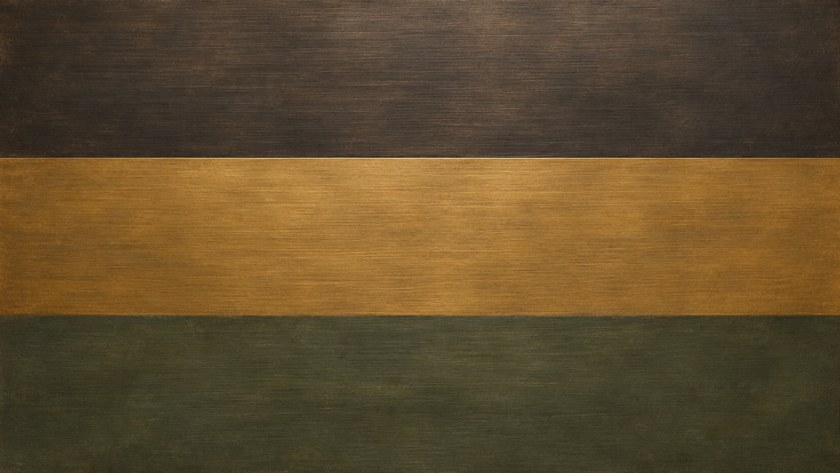
#> input picture assets/qt_art/source/instrument_metals.jpg, 840 x 473 px
$ python build_qt_art_assets.py
#> lines starting #> are read from the running program, lines starting #| are printed output that depends on the picture
"""Bake static QML controls from the generated instrument-metal swatches."""
from pathlib import Path
from PIL import Image, ImageDraw, ImageEnhance, ImageOps

ROOT = Path(__file__).resolve().parents[1]
SRC = ROOT / "assets/qt_art/source"
OUT = ROOT / "qt_experiment/art"
OUT.mkdir(exist_ok=True)
sheet = Image.open(SRC / "instrument_metals.jpg").convert("RGB")
#> sheet is the input picture: PIL image 840x473 RGB; mean R, G, B 96.1, 76.3, 45.6
STATES = {"": 1, "_hover": 1.12, "_pressed": .82, "_focused": 1.08, "_disabled": .68}


def face(band, size, low, high):
#> called with band = 0, size = (144, 36), low = '#232521', high = '#4d4b40'
    w, h = sheet.size
#> w = 840; h = 473
    crop = sheet.crop((w // 10, (band + .10) * h / 3, w * .90, (band + .90) * h / 3))
    grain = ImageOps.autocontrast(ImageOps.grayscale(crop.resize(size)), cutoff=2)
    return ImageOps.colorize(grain, low, high)


def plate(name, band, low, high, edge):
    size = (144, 36)
    base = face(band, size, low, high)
    mask = Image.new("L", size)
#> mask: PIL image 144x36 L; every value is 0
    ImageDraw.Draw(mask).rounded_rectangle((0, 0, 143, 35), 5, fill=255)
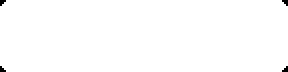
#> mask: PIL image 144x36 L (shown 2 times larger); 99.5% white; 4 black regions (4 under 20 px)
    for suffix, brightness in STATES.items():
        im = base.copy()
        draw = ImageDraw.Draw(im)
        draw.rounded_rectangle((0, 0, 143, 35), 5, outline="#131512")
        draw.rounded_rectangle((1, 1, 142, 34), 4, outline=edge)
        draw.line((6, 2, 137, 2), fill=high)
        draw.line((5, 33, 138, 33), fill=low)
        im = ImageEnhance.Brightness(im).enhance(brightness)
        if suffix == "_disabled":
            im = ImageEnhance.Color(im).enhance(.25)
        im.putalpha(mask)
        im.save(OUT / f"{name}{suffix}.png", optimize=True)


plate("metal_button", 0, "#232521", "#4d4b40", "#746c59")
plate("amber_button", 1, "#614322", "#a77d40", "#bd995f")
face(2, (96, 28), "#1c291f", "#3d513a").save(OUT / "switch_face.png")
#> call 3 of face, with band = 2, size = (96, 28), low = '#1c291f', high = '#3d513a'
#> in face (call 3), `crop = sheet.crop((w // 10, (band + .10) * h / 3, w * .90, (band + .90..`:
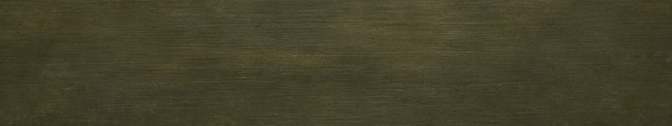
#> crop: PIL image 672x126 RGB; mean R, G, B 68.3, 65.1, 42.3
face(0, (96, 28), "#212522", "#3b403a").save(OUT / "switch_off.png")
face(0, (384, 64), "#171b19", "#4b493d").save(OUT / "console_steel.jpg", quality=86)
#> in face (call 5), `grain = ImageOps.autocontrast(ImageOps.grayscale(crop.resize(size)), c..`:
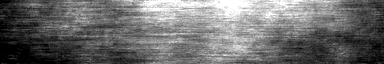
#> grain: PIL image 384x64 L; min 0, max 255, mean 109.6
#> in face (call 5), `return ImageOps.colorize(grain, low, high)`:
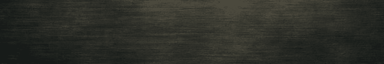
#> returned value: PIL image 384x64 RGB; mean R, G, B 44.9, 46.3, 40
frame = Image.new("RGBA", (64, 48))
#> frame: PIL image 64x48 RGBA; every value is 0
d = ImageDraw.Draw(frame)
for i, color in enumerate(["#101310", "#766955", "#383c33"]):
    d.rounded_rectangle((i, i, 63-i, 47-i), radius=7-i, outline=color)
d.line((8, 1, 55, 1), fill="#9a896e")
frame.save(OUT / "frame.png")

key = Image.open(SRC / "keycap.png").convert("RGBA")
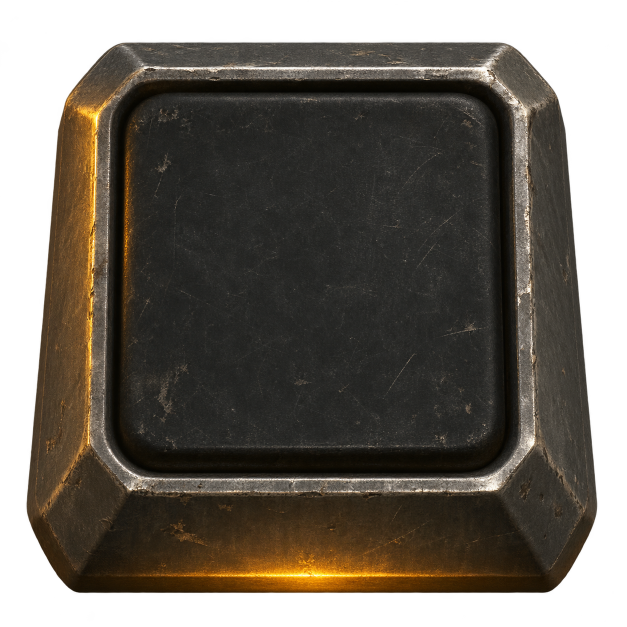
#> input picture assets/qt_art/source/keycap.png, 1254 x 1254 px (shown at 1/2 size)
#> key is the input picture: PIL image 1254x1254 RGBA; mean R, G, B, A 44.7, 38.5, 30, 186
key = key.crop(key.getchannel("A").point(lambda a: 255 if a > 12 else 0).getbbox())
#> key: PIL image 1142x1103 RGBA
key = key.resize((240, 240), Image.Resampling.LANCZOS)
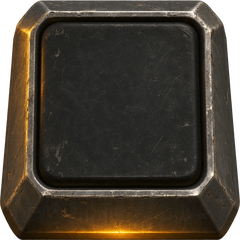
#> key: PIL image 240x240 RGBA; mean R, G, B, A 55.8, 48.1, 37.4, 232.2; transparent parts drawn white
for suffix, brightness in STATES.items():
    im = ImageEnhance.Color(key).enhance(.80)
    im = ImageEnhance.Brightness(im).enhance(brightness * .94)
    im.save(OUT / f"keycap{suffix}.png", optimize=True)
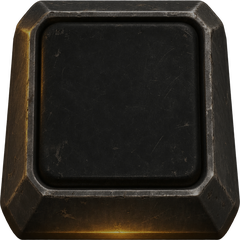
#> im: PIL image 240x240 RGBA; mean R, G, B, A 34.2, 30.3, 24.7, 232.2; transparent parts drawn white
